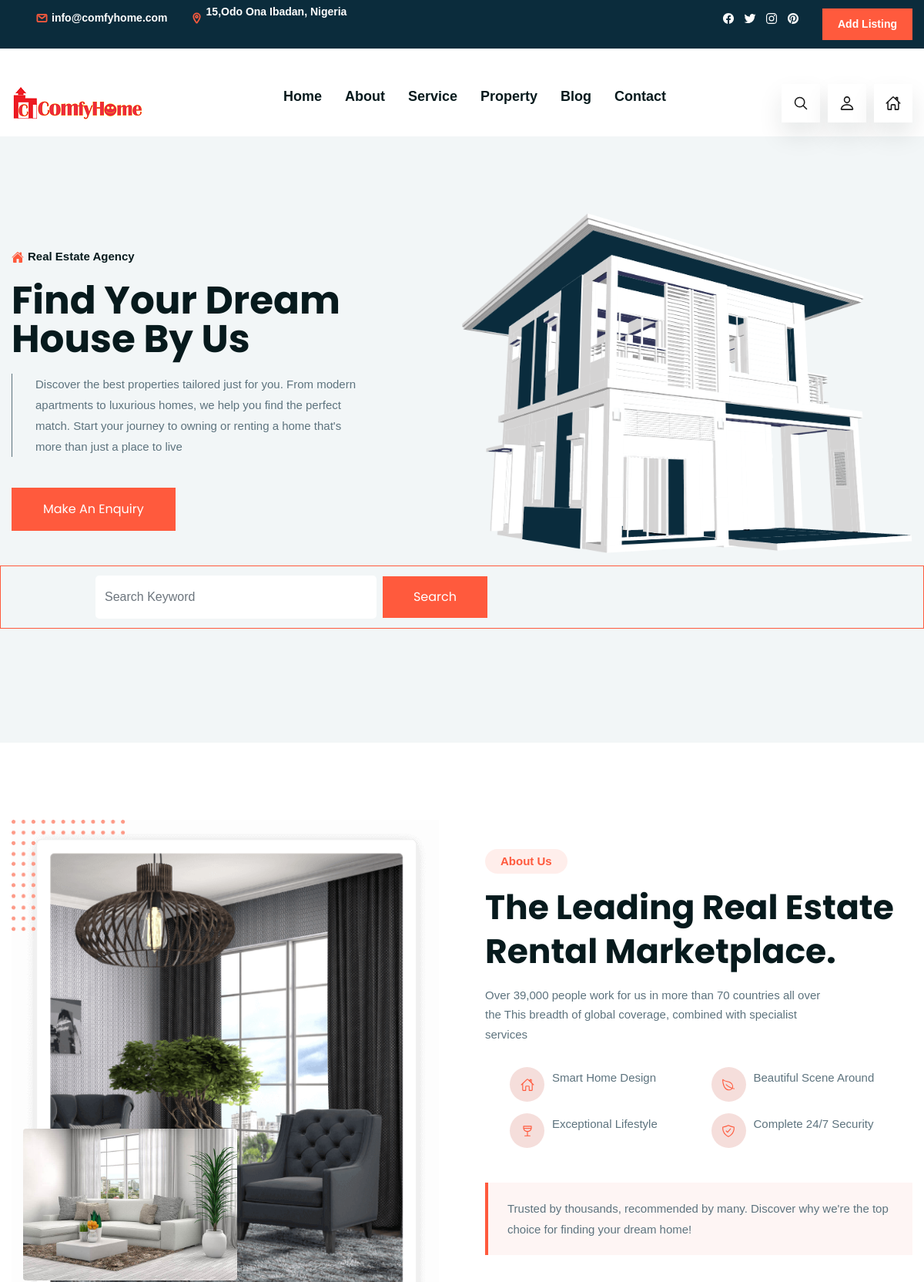
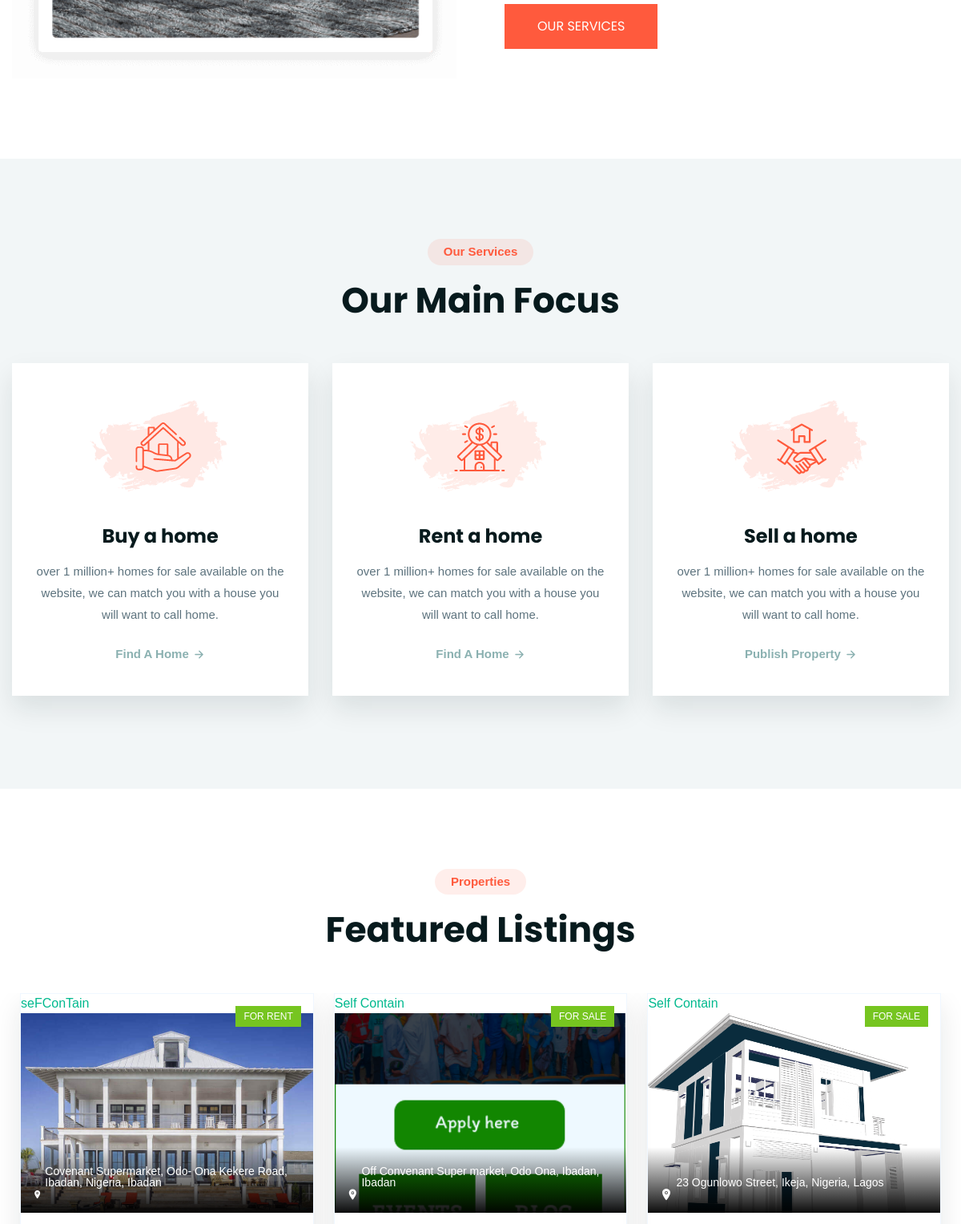
The page / (upper part) on the database its author committed (2 pictures, top to bottom).
### RealEstate/models.py (models this page shows, shortened)
class Property(models.Model):
    owner = models.ForeignKey(User, on_delete=models.CASCADE, related_name='properties')
    title = models.CharField(max_length=255)
    description = models.TextField()
    address = models.CharField(max_length=255)
    city = models.CharField(max_length=100)
    state = models.CharField(max_length=100)
    zip_code = models.CharField(max_length=10)
    sale_or_rent = models.CharField(max_length=4, choices=PROPERTY_TYPE_CHOICES)
    price = models.DecimalField(max_digits=10, decimal_places=2)
    property_type = models.CharField(max_length=50, choices=[('Apartment','Apartment'),
    ('House', 'House'), ('Condo', 'Condo')])
    bedrooms = models.IntegerField()
    bathrooms = models.IntegerField()
    square_feet = models.IntegerField()
    main_image = models.ImageField(upload_to='property_images/') #THE DIRECTORY
    created_at = models.DateTimeField(auto_now_add=True)
    updated_at = models.DateTimeField(default=now)

### RealEstate/views.py (the view)
# urls.py: path('', views.index, name='index'),
def index(request):
    all_properties = list(Property.objects.all())
    properties = random.sample(all_properties, min(3, len(all_properties)))  # Pick 3 random properties or fewer if there are less than 3
    return render(request, 'homeverse/index.html', {'properties': properties})

### RealEstate/models.py (called while the page is built)
    def __str__(self):
        return self.username

### RealEstate/templates/homeverse/index.html (shortened to what this page needs)
{% load static %}
<!DOCTYPE html>
<html lang="en">
<head>
  <link href="{% static 'css/bootstrap.min.css' %}" rel="stylesheet">
  <link rel="stylesheet" href="{% static 'css/style.css' %}">
</head>
<body>
  {% include "homeverse/nav.html" %}
  <main>
    <article>
      <section class="hero" id="home">
        <div class="container">
          <div class="hero-content">
            <p class="hero-subtitle">
              <ion-icon name="home"></ion-icon>
              <span>Real Estate Agency</span>
            </p>
            <h2 class="h1 hero-title">Find Your Dream House By Us</h2>
            <p class="hero-text">
              Discover the best properties tailored just for you. From modern apartments to luxurious homes, we help you find the perfect match. Start your journey to owning or renting a home that's more than just a place to live
            </p>
            <button class="btn_">Make An Enquiry</button>
          </div>
          <figure class="hero-banner">
            <img src="{% static 'images/hero-banner.png'%}" alt="Modern house model" class="w-100">
          </figure>
        </div>
          <div class="container-fluid search_container  mb-5  wow fadeIn" data-wow-delay="0.1s" style="padding: 12px;">
            <div class="container align-items-center">
              <form class="container d-flex ms-lg-5 ps-lg-5" method="GET" action="{% url 'property_search' %}" role="search">
                <input id="index-search" type="text" name="q" class="form-control me-2 border-0 py-3" placeholder="Search Keyword">
                <button class="btn_ border-0">Search</button>
            </form>
            </div>
        </div>
      </section>
      <section class="about" id="about">
        <div class="container">
          <figure class="about-banner">
            <img src="{% static 'images/about-banner-1.png'%}" alt="House interior">
            <img src="{% static 'images/about-banner-2.jpg'%}" alt="House interior" class="abs-img">
          </figure>
          <div class="about-content">
            <p class="section-subtitle">About Us</p>
            <h2 class="h2 section-title">The Leading Real Estate Rental Marketplace.</h2>
            <p class="about-text">
              Over 39,000 people work for us in more than 70 countries all over the This breadth of global coverage,
              combined with
              specialist services
            </p>
            <ul class="about-list">
              <li class="about-item">
                <div class="about-item-icon">
                  <ion-icon name="home-outline"></ion-icon>
                </div>
                <p class="about-item-text">Smart Home Design</p>
              </li>
              <li class="about-item">
                <div class="about-item-icon">
                  <ion-icon name="leaf-outline"></ion-icon>
                </div>
                <p class="about-item-text">Beautiful Scene Around</p>
              </li>
              <li class="about-item">
                <div class="about-item-icon">
                  <ion-icon name="wine-outline"></ion-icon>
                </div>
                <p class="about-item-text">Exceptional Lifestyle</p>
              </li>
              <li class="about-item">
                <div class="about-item-icon">
                  <ion-icon name="shield-checkmark-outline"></ion-icon>
                </div>
                <p class="about-item-text">Complete 24/7 Security</p>
              </li>
            </ul>
            <p class="callout">
              Trusted by thousands, recommended by many. Discover why we're the top choice for finding your dream home!
            </p>
            <a href="#service" class="btn_">Our Services</a>
          </div>
        </div>
      </section>
      <section class="service" id="service">
        <div class="container">
          <p class="section-subtitle">Our Services</p>
          <h2 class="h2 section-title">Our Main Focus</h2>
          <ul class="service-list">
            <li>
              <div class="service-card">
                <div class="card-icon">
                  <img src="{% static 'images/service-1.png'%}" alt="Service icon">
                </div>
                <h3 class="h3 card-title">
                  <a href="{% url 'property_list' %}">Buy a home</a>
                </h3>
                <p class="card-text">
                  over 1 million+ homes for sale available on the website, we can match you with a house you will want
                  to call home.
                </p>
                <a href="{% url 'property_list' %}" class="card-link">
                  <span>Find A Home</span>
                  <ion-icon name="arrow-forward-outline"></ion-icon>
                </a>
              </div>
            </li>
            <li>
              <div class="service-card">
                <div class="card-icon">
                  <img src="{% static 'images/service-2.png'%}" alt="Service icon">
                </div>
                <h3 class="h3 card-title">
                  <a href="{% url 'property_list' %}">Rent a home</a>
                </h3>
                <p class="card-text">
                  over 1 million+ homes for sale available on the website, we can match you with a house you will want
                  to call home.
                </p>
                <a >
                <a href="{% url 'property_list' %}"class="card-link">
                  <span>Find A Home</span>
                  <ion-icon name="arrow-forward-outline"></ion-icon>
                </a>
              </div>
            </li>
            <li>
              <div class="service-card">
                <div class="card-icon">
                  <img src="{% static 'images/service-3.png'%}" alt="Service icon">
                </div>
                <h3 class="h3 card-title">
                  <a href="{% url 'property_create'%}">Sell a home</a>
                </h3>
                <p class="card-text">
                  over 1 million+ homes for sale available on the website, we can match you with a house you will want
                  to call home.
                </p>
                <a href="{% url 'property_create'%}" class="card-link">
                  <span>Publish Property</span>
                  <ion-icon name="arrow-forward-outline"></ion-icon>
                </a>
              </div>
            </li>
          </ul>
        </div>
      </section>
<section class="property" id="property">
        <div class="container">
          <p class="section-subtitle">Properties</p>
          <h2 class="h2 section-title">Featured Listings</h2>
          <ul class="property-list has-scrollbar">
        {% for property in properties %}
<li>
    <div class="property-card">
        <figure class="card-banner">
          <a href="{% url 'property_detail' property.pk %}">{{ property.title }}
                {% if property.main_image %}
                    <img src="{{ property.main_image.url }}" alt="{{ property.title }}" class="w-100">
                {% else %}
                    <img src="{% static 'images/default-property.jpg' %}" alt="Default Property Image" class="w-100">
                {% endif %}
            </a>
            {% if property.sale_or_rent == 'sale' %}
            <div class="card-badge green">For Sale</div>
            {% elif property.sale_or_rent == 'rent' %}
            <div class="card-badge green">For Rent</div>
            {% else %}
            <div class="card-badge green">Undefined</div>
            {% endif %}
            <div class="banner-actions">
                <button class="banner-actions-btn">
                    <ion-icon name="location"></ion-icon>
                    <address>{{ property.address }}, {{ property.city }}</address>
                </button>
            </div>
        </figure>
    </div>
</li>
{% endfor %}
          </ul>
        </div>
</section>
    </article>
  </main>
{% include "homeverse/footer.html" %}
</body>
</html>

### rows shown on the page
Property: title "seFConTain", main_image (picture), sale_or_rent "FOR RENT", address "Covenant Supermarket, Odo- Ona Kekere Road, Ibadan, Nigeria", city "Ibadan"
Property: title "Self Contain", main_image (picture), sale_or_rent "FOR SALE", address "Off Convenant Super market, Odo Ona, Ibadan", city "Ibadan"
Property: title "Self Contain", main_image (picture), sale_or_rent "FOR SALE", address "23 Ogunlowo Street, Ikeja, Nigeria", city "Lagos"
